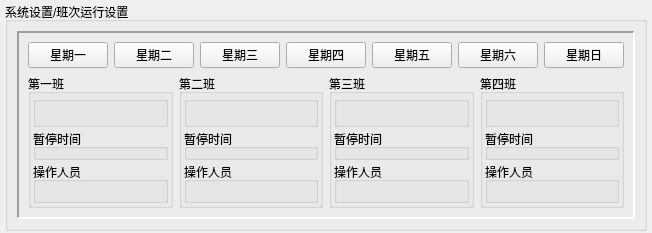
          <widget class="QWidget" name="mp3">
           <layout class="QVBoxLayout" name="verticalLayout_16">
            <property name="spacing">
             <number>6</number>
            </property>
            <property name="leftMargin">
             <number>5</number>
            </property>
            <property name="topMargin">
             <number>2</number>
            </property>
            <property name="rightMargin">
             <number>5</number>
            </property>
            <property name="bottomMargin">
             <number>2</number>
            </property>
            <item>
             <widget class="QGroupBox" name="groupBox_5">
              <property name="title">
               <string>系统设置/班次运行设置</string>
              </property>
              <layout class="QVBoxLayout" name="verticalLayout_4">
               <item>
                <widget class="QFrame" name="frameBCSZ">
                 <property name="frameShape">
                  <enum>QFrame::Panel</enum>
                 </property>
                 <property name="frameShadow">
                  <enum>QFrame::Sunken</enum>
                 </property>
                 <property name="lineWidth">
                  <number>2</number>
                 </property>
                 <layout class="QVBoxLayout" name="verticalLayout_17">
                  <item>
                   <layout class="QVBoxLayout" name="verticalLayout_15">
                    <item>
                     <layout class="QHBoxLayout" name="horizontalLayout_22">
                      <item>
                       <widget class="QPushButton" name="pb_xq1">
                        <property name="text">
                         <string>星期一</string>
                        </property>
                        <property name="checkable">
                         <bool>true</bool>
                        </property>
                        <attribute name="buttonGroup">
                         <string>buttonGroupXQ</string>
                        </attribute>
                       </widget>
                      </item>
                      <item>
                       <widget class="QPushButton" name="pb_xq2">
                        <property name="text">
                         <string>星期二</string>
                        </property>
                        <property name="checkable">
                         <bool>true</bool>
                        </property>
                        <attribute name="buttonGroup">
                         <string>buttonGroupXQ</string>
                        </attribute>
                       </widget>
                      </item>
                      <item>
                       <widget class="QPushButton" name="pb_xq3">
                        <property name="text">
                         <string>星期三</string>
                        </property>
                        <property name="checkable">
                         <bool>true</bool>
                        </property>
                        <attribute name="buttonGroup">
                         <string>buttonGroupXQ</string>
                        </attribute>
                       </widget>
                      </item>
                      <item>
                       <widget class="QPushButton" name="pb_xq4">
                        <property name="text">
                         <string>星期四</string>
                        </property>
                        <property name="checkable">
                         <bool>true</bool>
                        </property>
                        <attribute name="buttonGroup">
                         <string>buttonGroupXQ</string>
                        </attribute>
                       </widget>
                      </item>
                      <item>
                       <widget class="QPushButton" name="pb_xq5">
                        <property name="text">
                         <string>星期五</string>
                        </property>
                        <property name="checkable">
                         <bool>true</bool>
                        </property>
                        <attribute name="buttonGroup">
                         <string>buttonGroupXQ</string>
                        </attribute>
                       </widget>
                      </item>
                      <item>
                       <widget class="QPushButton" name="pb_xq6">
                        <property name="text">
                         <string>星期六</string>
                        </property>
                        <property name="checkable">
                         <bool>true</bool>
                        </property>
                        <attribute name="buttonGroup">
                         <string>buttonGroupXQ</string>
                        </attribute>
                       </widget>
                      </item>
                      <item>
                       <widget class="QPushButton" name="pb_xqr">
                        <property name="text">
                         <string>星期日</string>
                        </property>
                        <property name="checkable">
                         <bool>true</bool>
                        </property>
                        <attribute name="buttonGroup">
                         <string>buttonGroupXQ</string>
                        </attribute>
                       </widget>
                      </item>
                     </layout>
                    </item>
                    <item>
                     <layout class="QHBoxLayout" name="horizontalLayout_27">
                      <item>
                       <widget class="QGroupBox" name="groupBox_6">
                        <property name="title">
                         <string>第一班</string>
                        </property>
                        <layout class="QVBoxLayout" name="verticalLayout_14">
                         <property name="spacing">
                          <number>2</number>
                         </property>
                         <property name="margin">
                          <number>2</number>
                         </property>
                         <item>
                          <widget class="QGroupBox" name="g11">
                           <property name="title">
                            <string/>
                           </property>
                           <layout class="QHBoxLayout" name="horizontalLayout_23">
                            <property name="spacing">
                             <number>6</number>
                            </property>
                            <property name="margin">
                             <number>9</number>
                            </property>
                           </layout>
                          </widget>
                         </item>
                         <item>
                          <widget class="QGroupBox" name="g12">
                           <property name="title">
                            <string>暂停时间</string>
                           </property>
                           <layout class="QVBoxLayout" name="verticalLayout_12">
                            <property name="spacing">
                             <number>3</number>
                            </property>
                            <property name="topMargin">
                             <number>3</number>
                            </property>
                            <property name="bottomMargin">
                             <number>3</number>
                            </property>
                           </layout>
                          </widget>
                         </item>
                         <item>
                          <widget class="QGroupBox" name="g13">
                           <property name="title">
                            <string>操作人员</string>
                           </property>
                           <layout class="QVBoxLayout" name="verticalLayout_13">
                            <property name="spacing">
                             <number>6</number>
                            </property>
                            <property name="margin">
                             <number>9</number>
                            </property>
                           </layout>
                          </widget>
                         </item>
                        </layout>
                       </widget>
                      </item>
                      <item>
                       <widget class="QGroupBox" name="groupBox_12">
                        <property name="title">
                         <string>第二班</string>
                        </property>
                        <layout class="QVBoxLayout" name="verticalLayout_18">
                         <property name="spacing">
                          <number>2</number>
                         </property>
                         <property name="margin">
                          <number>2</number>
                         </property>
                         <item>
                          <widget class="QGroupBox" name="g21">
                           <property name="title">
                            <string/>
                           </property>
                           <layout class="QHBoxLayout" name="horizontalLayout_24"/>
                          </widget>
                         </item>
                         <item>
                          <widget class="QGroupBox" name="g22">
                           <property name="title">
                            <string>暂停时间</string>
                           </property>
                           <layout class="QVBoxLayout" name="verticalLayout_19">
                            <property name="spacing">
                             <number>3</number>
                            </property>
                            <property name="topMargin">
                             <number>3</number>
                            </property>
                            <property name="bottomMargin">
                             <number>3</number>
                            </property>
                           </layout>
                          </widget>
                         </item>
                         <item>
                          <widget class="QGroupBox" name="g23">
                           <property name="title">
                            <string>操作人员</string>
                           </property>
                           <layout class="QVBoxLayout" name="verticalLayout_20"/>
                          </widget>
                         </item>
                        </layout>
                       </widget>
                      </item>
                      <item>
                       <widget class="QGroupBox" name="groupBox_16">
                        <property name="title">
                         <string>第三班</string>
                        </property>
                        <layout class="QVBoxLayout" name="verticalLayout_21">
                         <property name="spacing">
                          <number>2</number>
                         </property>
                         <property name="margin">
                          <number>2</number>
                         </property>
                         <item>
                          <widget class="QGroupBox" name="g31">
                           <property name="title">
                            <string/>
                           </property>
                           <layout class="QHBoxLayout" name="horizontalLayout_25"/>
                          </widget>
                         </item>
                         <item>
                          <widget class="QGroupBox" name="g32">
                           <property name="title">
                            <string>暂停时间</string>
                           </property>
                           <layout class="QVBoxLayout" name="verticalLayout_22">
                            <property name="spacing">
                             <number>3</number>
                            </property>
                            <property name="topMargin">
                             <number>3</number>
                            </property>
                            <property name="bottomMargin">
                             <number>3</number>
                            </property>
                           </layout>
                          </widget>
                         </item>
                         <item>
                          <widget class="QGroupBox" name="g33">
                           <property name="title">
                            <string>操作人员</string>
                           </property>
                           <layout class="QVBoxLayout" name="verticalLayout_23"/>
                          </widget>
                         </item>
                        </layout>
                       </widget>
                      </item>
                      <item>
                       <widget class="QGroupBox" name="groupBox_20">
                        <property name="title">
                         <string>第四班</string>
                        </property>
                        <layout class="QVBoxLayout" name="verticalLayout_24">
                         <property name="spacing">
                          <number>2</number>
                         </property>
                         <property name="margin">
                          <number>2</number>
                         </property>
                         <item>
                          <widget class="QGroupBox" name="g41">
                           <property name="title">
                            <string/>
                           </property>
                           <layout class="QHBoxLayout" name="horizontalLayout_26"/>
                          </widget>
                         </item>
                         <item>
                          <widget class="QGroupBox" name="g42">
                           <property name="title">
                            <string>暂停时间</string>
                           </property>
                           <layout class="QVBoxLayout" name="verticalLayout_25">
                            <property name="spacing">
                             <number>3</number>
                            </property>
                            <property name="topMargin">
                             <number>3</number>
                            </property>
                            <property name="bottomMargin">
                             <number>3</number>
                            </property>
                           </layout>
                          </widget>
                         </item>
                         <item>
                          <widget class="QGroupBox" name="g43">
                           <property name="title">
                            <string>操作人员</string>
                           </property>
                           <layout class="QVBoxLayout" name="verticalLayout_26"/>
                          </widget>
                         </item>
                        </layout>
                       </widget>
                      </item>
                     </layout>
                    </item>
                   </layout>
                  </item>
                 </layout>
                </widget>
               </item>
              </layout>
             </widget>
            </item>
           </layout>
          </widget>
